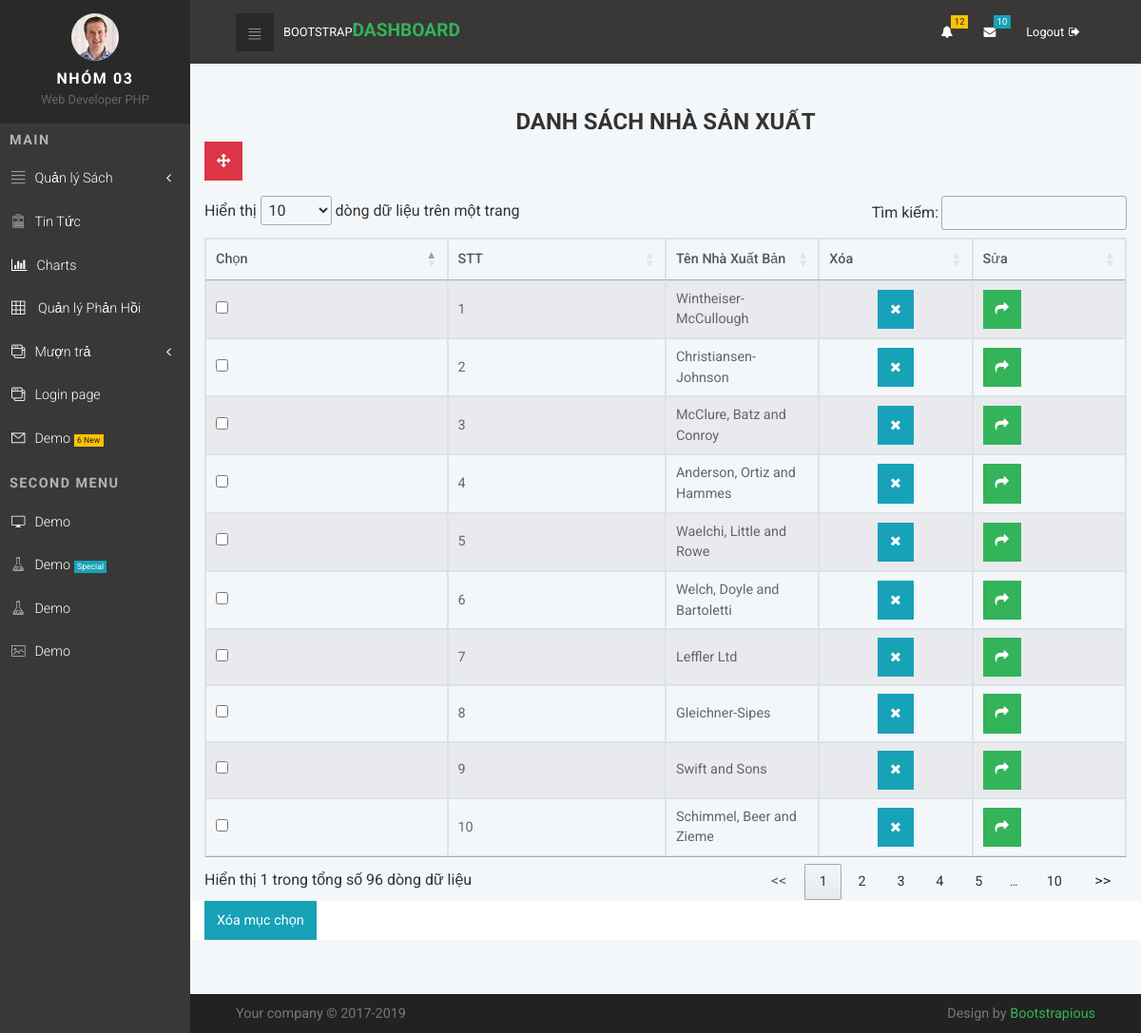
Page /Admin/index.php?page=publisher on the committed database.
### tables this page shows
CREATE TABLE `publisher` (
  `PublisherId` int(11) NOT NULL,
  `PublisherName` varchar(70) NOT NULL
);

### src/publisher/Publisher.php (the view, shortened to what this page needs)
<div class="container">
	<form name="frmXoa" method="post" action="">
		<h1 class="text-center">DANH SÁCH NHÀ SẢN XUẤT</h1>
		<p>
			<a  class="btn btn-danger" href="?page=addpublisher">
				<i class="fa fa-arrows"></i>
			</a>
		</p>
		<table class="table-striped table-responsive table-bordered" id="myTable">
			<thead>
				<tr>
					<th><strong>Chọn</strong></th>
					<th ><strong>STT</strong></th>
					<th class="col-2"><strong>Tên Nhà Xuất Bản</strong></th>
					<th class="col-2"><strong>Xóa</strong></th>
					<th class="col-2"><strong>Sửa</strong></th>
				</tr>
			</thead>
			<tbody>
				<?php
				$result = mysqli_query($conn,"SELECT * FROM `publisher`");
				while($row=mysqli_fetch_array($result, MYSQLI_ASSOC))
				{
					?>
					<tr>
						<td><input name="checkbox[]" type="checkbox" id="checkbox[]" value="<?php echo $row["PublisherId"] ?>"></td>
						<td><?php echo $row["PublisherId"] ?></td>
						<td><?php echo $row["PublisherName"] ?></td>
						<td align='center'>
							<a class="btn btn-info" href="?page=publisher&ma=<?php echo $row['PublisherId']; ?>" onclick="return deleteConfirm()">
								<i class="fa fa-remove"></i></a>
							</td>
							<td>
								<a class="btn btn-primary" href="?page=updatepublisher&ma=<?php
								echo $row['PublisherId'];?>"><i class="fa fa-share"></i></a>
							</td>
						</tr>
						<?php
					}
					?>
				</tbody>
			</table>
			<div class="row" style="background-color:#FFF">
				<div class="col-md-12">
					<input type="submit" value="Xóa mục chọn" name="btnXoa" id="btnXoa" onclick='return 	 deleteConfirm()' class="btn btn-info"/>
				</div>
			</div>
		</form>
	</div>

### Admin/css/style.default.css (style rules this page uses)
a { display: inline-block; text-decoration: none; color: #fff; -webkit-transition: all 0.3s; transition: all 0.3s; }
body { overflow-x: hidden; }
i { display: inline-block; }
table { font-size: 0.9em; color: #666; }
.dashboard-counts strong { font-size: 0.9em; font-weight: 500; color: #555; display: block; }
@media (min-width: 768px) { .dashboard-counts strong { font-size: 1em; } }
.btn { font-weight: 400; border: 1px solid transparent; padding: 0.55rem 0.75rem; font-size: 0.9rem; line-height: 1.5; border-radius: 0; -webkit-transition: background-color 0.15s ease-in-out, border-color 0.15s ease-in-out, -webkit-box-shadow 0.15s ease-in-out; transition: background-color 0.15s ease-in-out, border-color 0.15s ease-in-out, -webkit-box-shadow 0.15s ease-in-out; transition: background-color 0.15s ease-in-out, border-color 0.15s ease-in-out, box-shadow 0.15s ease-in-out; transition: background-color 0.15s ease-in-out, border-color 0.15s ease-in-out, box-shadow 0.15s ease-in-out, -webkit-box-shadow 0.15s ease-in-out; }
.btn-primary { color: color-yiq(#33b35a); background-color: #33b35a; border-color: #33b35a; }
.btn-info { color: color-yiq(#17a2b8); background-color: #17a2b8; border-color: #17a2b8; }
.btn-danger { color: color-yiq(#dc3545); background-color: #dc3545; border-color: #dc3545; }
body { font-family: "Roboto", sans-serif; font-size: 1rem; font-weight: 400; line-height: 1.5; color: #212529; background-color: #fff; }
a { color: #33b35a; text-decoration: none; }
h1, h2, h3, h4, h5, h6, .h1, .h2, .h3, .h4, .h5, .h6 { margin-bottom: 0.5rem; font-family: inherit; font-weight: 700; line-height: 1.1; color: inherit; }
h1, .h1 { font-size: 1.5rem; }

### rows in the picture
publisher: PublisherId "1", PublisherName "Wintheiser-McCullough"
publisher: PublisherId "2", PublisherName "Christiansen-Johnson"
publisher: PublisherId "3", PublisherName "McClure, Batz and Conroy"
publisher: PublisherId "4", PublisherName "Anderson, Ortiz and Hammes"
publisher: PublisherId "5", PublisherName "Waelchi, Little and Rowe"
publisher: PublisherId "6", PublisherName "Welch, Doyle and Bartoletti"
publisher: PublisherId "7", PublisherName "Leffler Ltd"
publisher: PublisherId "8", PublisherName "Gleichner-Sipes"
publisher: PublisherId "9", PublisherName "Swift and Sons"
publisher: PublisherId "10", PublisherName "Schimmel, Beer and Zieme"
